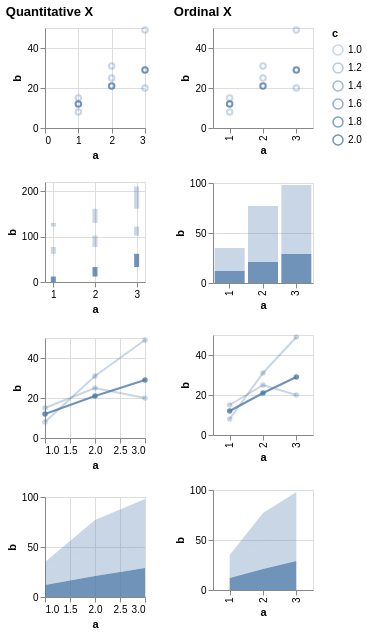

Here is the Vega-Lite specification saved for this chart:
### Vega specification from a JSON file in a GitHub repository (floating-point values rounded to 4 significant figures)
{"$schema": "https://vega.github.io/schema/vega/v6.json", "description": "Testing invalid", "background": "white", "padding": 5, "data": [{"name": "source_0", "values": [{"a": 1, "b": 15, "c": 1}, {"a": 2, "b": 25, "c": 1}, {"a": 3, "b": 20, "c": 1}, {"a": 1, "b": 12, "c": 2}, {"a": 2, "b": 21, "c": 2}, {"a": 3, "b": 29, "c": 2}, {"a": 1, "b": 8, "c": null}, {"a": 2, "b": 31, "c": null}, {"a": 3, "b": 49, "c": null}]}, {"name": "data_0", "source": "source_0", "transform": [{"type": "formula", "expr": "toNumber(datum[\"a\"])", "as": "a"}]}, {"name": "data_2", "source": "data_0", "transform": [{"type": "stack", "groupby": [], "field": "b", "sort": {"field": ["c"], "order": ["descending"]}, "as": ["b_start", "b_end"], "offset": "zero"}]}, {"name": "data_3", "source": "data_0", "transform": [{"type": "impute", "field": "b", "groupby": ["c"], "key": "a", "method": "value", "value": 0}, {"type": "stack", "groupby": ["a"], "field": "b", "sort": {"field": ["c"], "order": ["descending"]}, "as": ["b_start", "b_end"], "offset": "zero"}]}, {"name": "data_4", "source": "data_0", "transform": [{"type": "stack", "groupby": ["a"], "field": "b", "sort": {"field": ["c"], "order": ["descending"]}, "as": ["b_start", "b_end"], "offset": "zero"}]}, {"name": "data_5", "source": "data_0", "transform": [{"type": "impute", "field": "b", "groupby": ["c"], "key": "a", "method": "value", "value": 0}, {"type": "stack", "groupby": ["a"], "field": "b", "sort": {"field": ["c"], "order": ["descending"]}, "as": ["b_start", "b_end"], "offset": "zero"}]}], "signals": [{"name": "childWidth", "value": 100}, {"name": "concat_0_childHeight", "value": 100}, {"name": "concat_1_childHeight", "value": 100}], "layout": {"padding": 20, "bounds": "full", "align": "each"}, "marks": [{"type": "group", "name": "concat_0_group", "title": {"text": "Quantitative X", "anchor": "start"}, "layout": {"padding": 20, "columns": 1, "bounds": "full", "align": "each"}, "marks": [{"type": "group", "name": "concat_0_concat_0_group", "style": "cell", "encode": {"update": {"width": {"signal": "childWidth"}, "height": {"signal": "concat_0_childHeight"}}}, "marks": [{"name": "concat_0_concat_0_marks", "type": "symbol", "style": ["point"], "from": {"data": "data_0"}, "encode": {"update": {"opacity": [{"test": "!isValid(datum[\"c\"]) || !isFinite(+datum[\"c\"])", "signal": "scale('opacity', inrange(0, domain('opacity')) ? 0 : domain('opacity')[0])"}, {"scale": "opacity", "field": "c"}], "fill": {"value": "transparent"}, "stroke": {"value": "#4c78a8"}, "tooltip": {"signal": "{\"a\": format(datum[\"a\"], \"\"), \"b\": format(datum[\"b\"], \"\"), \"c\": format(datum[\"c\"], \"\")}"}, "ariaRoleDescription": {"value": "point"}, "description": {"signal": "\"a: \" + (format(datum[\"a\"], \"\")) + \"; b: \" + (format(datum[\"b\"], \"\")) + \"; c: \" + (format(datum[\"c\"], \"\"))"}, "x": [{"test": "!isValid(datum[\"a\"]) || !isFinite(+datum[\"a\"])", "scale": "concat_0_concat_0_x", "value": 0}, {"scale": "concat_0_concat_0_x", "field": "a"}], "y": [{"test": "!isValid(datum[\"b\"]) || !isFinite(+datum[\"b\"])", "scale": "concat_0_concat_0_y", "value": 0}, {"scale": "concat_0_concat_0_y", "field": "b"}]}}}], "axes": [{"scale": "concat_0_concat_0_x", "orient": "bottom", "gridScale": "concat_0_concat_0_y", "grid": true, "tickCount": {"signal": "ceil(childWidth/40)"}, "domain": false, "labels": false, "aria": false, "maxExtent": 0, "minExtent": 0, "ticks": false, "zindex": 0}, {"scale": "concat_0_concat_0_y", "orient": "left", "gridScale": "concat_0_concat_0_x", "grid": true, "tickCount": {"signal": "ceil(concat_0_childHeight/40)"}, "domain": false, "labels": false, "aria": false, "maxExtent": 0, "minExtent": 0, "ticks": false, "zindex": 0}, {"scale": "concat_0_concat_0_x", "orient": "bottom", "grid": false, "title": "a", "labelFlush": true, "labelOverlap": true, "tickCount": {"signal": "ceil(childWidth/40)"}, "zindex": 0}, {"scale": "concat_0_concat_0_y", "orient": "left", "grid": false, "title": "b", "labelOverlap": true, "tickCount": {"signal": "ceil(concat_0_childHeight/40)"}, "zindex": 0}]}, {"type": "group", "name": "concat_0_concat_1_group", "style": "cell", "encode": {"update": {"width": {"signal": "childWidth"}, "height": {"signal": "concat_0_childHeight"}}}, "marks": [{"name": "concat_0_concat_1_marks", "type": "rect", "style": ["bar"], "from": {"data": "data_2"}, "encode": {"update": {"fill": {"value": "#4c78a8"}, "opacity": [{"test": "!isValid(datum[\"c\"]) || !isFinite(+datum[\"c\"])", "signal": "scale('opacity', inrange(0, domain('opacity')) ? 0 : domain('opacity')[0])"}, {"scale": "opacity", "field": "c"}], "tooltip": {"signal": "{\"a\": format(datum[\"a\"], \"\"), \"b\": format(datum[\"b\"], \"\"), \"c\": format(datum[\"c\"], \"\")}"}, "ariaRoleDescription": {"value": "bar"}, "description": {"signal": "\"a: \" + (format(datum[\"a\"], \"\")) + \"; b: \" + (format(datum[\"b\"], \"\")) + \"; c: \" + (format(datum[\"c\"], \"\"))"}, "xc": [{"test": "!isValid(datum[\"a\"]) || !isFinite(+datum[\"a\"])", "signal": "scale('concat_0_concat_1_x', inrange(0, domain('concat_0_concat_1_x')) ? 0 : domain('concat_0_concat_1_x')[0])"}, {"scale": "concat_0_concat_1_x", "field": "a"}], "width": {"value": 5}, "y": {"scale": "concat_0_concat_1_y", "field": "b_end"}, "y2": {"scale": "concat_0_concat_1_y", "field": "b_start"}}}}], "axes": [{"scale": "concat_0_concat_1_x", "orient": "bottom", "gridScale": "concat_0_concat_1_y", "grid": true, "tickCount": {"signal": "ceil(childWidth/40)"}, "domain": false, "labels": false, "aria": false, "maxExtent": 0, "minExtent": 0, "ticks": false, "zindex": 0}, {"scale": "concat_0_concat_1_y", "orient": "left", "gridScale": "concat_0_concat_1_x", "grid": true, "tickCount": {"signal": "ceil(concat_0_childHeight/40)"}, "domain": false, "labels": false, "aria": false, "maxExtent": 0, "minExtent": 0, "ticks": false, "zindex": 0}, {"scale": "concat_0_concat_1_x", "orient": "bottom", "grid": false, "title": "a", "labelFlush": true, "labelOverlap": true, "tickCount": {"signal": "ceil(childWidth/40)"}, "zindex": 0}, {"scale": "concat_0_concat_1_y", "orient": "left", "grid": false, "title": "b", "labelOverlap": true, "tickCount": {"signal": "ceil(concat_0_childHeight/40)"}, "zindex": 0}]}, {"type": "group", "name": "concat_0_concat_2_group", "style": "cell", "encode": {"update": {"width": {"signal": "childWidth"}, "height": {"signal": "concat_0_childHeight"}}}, "marks": [{"name": "concat_0_concat_2_layer_0_pathgroup", "type": "group", "from": {"facet": {"name": "faceted_path_concat_0_concat_2_layer_0_main", "data": "data_0", "groupby": ["c"]}}, "encode": {"update": {"width": {"field": {"group": "width"}}, "height": {"field": {"group": "height"}}}}, "marks": [{"name": "concat_0_concat_2_layer_0_marks", "type": "line", "style": ["line"], "sort": {"field": "x"}, "from": {"data": "faceted_path_concat_0_concat_2_layer_0_main"}, "encode": {"update": {"stroke": {"value": "#4c78a8"}, "opacity": [{"test": "!isValid(datum[\"c\"]) || !isFinite(+datum[\"c\"])", "signal": "scale('opacity', inrange(0, domain('opacity')) ? 0 : domain('opacity')[0])"}, {"scale": "opacity", "field": "c"}], "tooltip": {"signal": "{\"a\": format(datum[\"a\"], \"\"), \"b\": format(datum[\"b\"], \"\"), \"c\": format(datum[\"c\"], \"\")}"}, "description": {"signal": "\"a: \" + (format(datum[\"a\"], \"\")) + \"; b: \" + (format(datum[\"b\"], \"\")) + \"; c: \" + (format(datum[\"c\"], \"\"))"}, "x": [{"test": "!isValid(datum[\"a\"]) || !isFinite(+datum[\"a\"])", "signal": "scale('concat_0_concat_2_x', inrange(0, domain('concat_0_concat_2_x')) ? 0 : domain('concat_0_concat_2_x')[0])"}, {"scale": "concat_0_concat_2_x", "field": "a"}], "y": [{"test": "!isValid(datum[\"b\"]) || !isFinite(+datum[\"b\"])", "scale": "concat_0_concat_2_y", "value": 0}, {"scale": "concat_0_concat_2_y", "field": "b"}]}}}]}, {"name": "concat_0_concat_2_layer_1_marks", "type": "symbol", "style": ["point"], "from": {"data": "data_0"}, "encode": {"update": {"opacity": [{"test": "!isValid(datum[\"c\"]) || !isFinite(+datum[\"c\"])", "signal": "scale('opacity', inrange(0, domain('opacity')) ? 0 : domain('opacity')[0])"}, {"scale": "opacity", "field": "c"}], "fill": {"value": "#4c78a8"}, "tooltip": {"signal": "{\"a\": format(datum[\"a\"], \"\"), \"b\": format(datum[\"b\"], \"\"), \"c\": format(datum[\"c\"], \"\")}"}, "ariaRoleDescription": {"value": "point"}, "description": {"signal": "\"a: \" + (format(datum[\"a\"], \"\")) + \"; b: \" + (format(datum[\"b\"], \"\")) + \"; c: \" + (format(datum[\"c\"], \"\"))"}, "x": [{"test": "!isValid(datum[\"a\"]) || !isFinite(+datum[\"a\"])", "signal": "scale('concat_0_concat_2_x', inrange(0, domain('concat_0_concat_2_x')) ? 0 : domain('concat_0_concat_2_x')[0])"}, {"scale": "concat_0_concat_2_x", "field": "a"}], "y": [{"test": "!isValid(datum[\"b\"]) || !isFinite(+datum[\"b\"])", "scale": "concat_0_concat_2_y", "value": 0}, {"scale": "concat_0_concat_2_y", "field": "b"}]}}}], "axes": [{"scale": "concat_0_concat_2_x", "orient": "bottom", "gridScale": "concat_0_concat_2_y", "grid": true, "tickCount": {"signal": "ceil(childWidth/40)"}, "domain": false, "labels": false, "aria": false, "maxExtent": 0, "minExtent": 0, "ticks": false, "zindex": 0}, {"scale": "concat_0_concat_2_y", "orient": "left", "gridScale": "concat_0_concat_2_x", "grid": true, "tickCount": {"signal": "ceil(concat_0_childHeight/40)"}, "domain": false, "labels": false, "aria": false, "maxExtent": 0, "minExtent": 0, "ticks": false, "zindex": 0}, {"scale": "concat_0_concat_2_x", "orient": "bottom", "grid": false, "title": "a", "labelFlush": true, "labelOverlap": true, "tickCount": {"signal": "ceil(childWidth/40)"}, "zindex": 0}, {"scale": "concat_0_concat_2_y", "orient": "left", "grid": false, "title": "b", "labelOverlap": true, "tickCount": {"signal": "ceil(concat_0_childHeight/40)"}, "zindex": 0}]}, {"type": "group", "name": "concat_0_concat_3_group", "style": "cell", "encode": {"update": {"width": {"signal": "childWidth"}, "height": {"signal": "concat_0_childHeight"}}}, "marks": [{"name": "concat_0_concat_3_pathgroup", "type": "group", "from": {"facet": {"name": "faceted_path_concat_0_concat_3_main", "data": "data_3", "groupby": ["c"]}}, "encode": {"update": {"width": {"field": {"group": "width"}}, "height": {"field": {"group": "height"}}}}, "marks": [{"name": "concat_0_concat_3_marks", "type": "area", "style": ["area"], "sort": {"field": "x"}, "from": {"data": "faceted_path_concat_0_concat_3_main"}, "encode": {"update": {"orient": {"value": "vertical"}, "fill": {"value": "#4c78a8"}, "opacity": [{"test": "!isValid(datum[\"c\"]) || !isFinite(+datum[\"c\"])", "signal": "scale('opacity', inrange(0, domain('opacity')) ? 0 : domain('opacity')[0])"}, {"scale": "opacity", "field": "c"}], "tooltip": {"signal": "{\"a\": format(datum[\"a\"], \"\"), \"b\": format(datum[\"b\"], \"\"), \"c\": format(datum[\"c\"], \"\")}"}, "description": {"signal": "\"a: \" + (format(datum[\"a\"], \"\")) + \"; b: \" + (format(datum[\"b\"], \"\")) + \"; c: \" + (format(datum[\"c\"], \"\"))"}, "x": [{"test": "!isValid(datum[\"a\"]) || !isFinite(+datum[\"a\"])", "signal": "scale('concat_0_concat_3_x', inrange(0, domain('concat_0_concat_3_x')) ? 0 : domain('concat_0_concat_3_x')[0])"}, {"scale": "concat_0_concat_3_x", "field": "a"}], "y": {"scale": "concat_0_concat_3_y", "field": "b_end"}, "y2": {"scale": "concat_0_concat_3_y", "field": "b_start"}}}}]}], "axes": [{"scale": "concat_0_concat_3_x", "orient": "bottom", "gridScale": "concat_0_concat_3_y", "grid": true, "tickCount": {"signal": "ceil(childWidth/40)"}, "domain": false, "labels": false, "aria": false, "maxExtent": 0, "minExtent": 0, "ticks": false, "zindex": 0}, {"scale": "concat_0_concat_3_y", "orient": "left", "gridScale": "concat_0_concat_3_x", "grid": true, "tickCount": {"signal": "ceil(concat_0_childHeight/40)"}, "domain": false, "labels": false, "aria": false, "maxExtent": 0, "minExtent": 0, "ticks": false, "zindex": 0}, {"scale": "concat_0_concat_3_x", "orient": "bottom", "grid": false, "title": "a", "labelFlush": true, "labelOverlap": true, "tickCount": {"signal": "ceil(childWidth/40)"}, "zindex": 0}, {"scale": "concat_0_concat_3_y", "orient": "left", "grid": false, "title": "b", "labelOverlap": true, "tickCount": {"signal": "ceil(concat_0_childHeight/40)"}, "zindex": 0}]}]}, {"type": "group", "name": "concat_1_group", "title": {"text": "Ordinal X", "anchor": "start"}, "layout": {"padding": 20, "columns": 1, "bounds": "full", "align": "each"}, "marks": [{"type": "group", "name": "concat_1_concat_0_group", "style": "cell", "encode": {"update": {"width": {"signal": "childWidth"}, "height": {"signal": "concat_1_childHeight"}}}, "marks": [{"name": "concat_1_concat_0_marks", "type": "symbol", "style": ["point"], "from": {"data": "data_0"}, "encode": {"update": {"opacity": [{"test": "!isValid(datum[\"c\"]) || !isFinite(+datum[\"c\"])", "signal": "scale('opacity', inrange(0, domain('opacity')) ? 0 : domain('opacity')[0])"}, {"scale": "opacity", "field": "c"}], "fill": {"value": "transparent"}, "stroke": {"value": "#4c78a8"}, "tooltip": {"signal": "{\"a\": isValid(datum[\"a\"]) ? datum[\"a\"] : \"\"+datum[\"a\"], \"b\": format(datum[\"b\"], \"\"), \"c\": format(datum[\"c\"], \"\")}"}, "ariaRoleDescription": {"value": "point"}, "description": {"signal": "\"a: \" + (isValid(datum[\"a\"]) ? datum[\"a\"] : \"\"+datum[\"a\"]) + \"; b: \" + (format(datum[\"b\"], \"\")) + \"; c: \" + (format(datum[\"c\"], \"\"))"}, "x": {"scale": "concat_1_concat_0_x", "field": "a"}, "y": [{"test": "!isValid(datum[\"b\"]) || !isFinite(+datum[\"b\"])", "scale": "concat_1_concat_0_y", "value": 0}, {"scale": "concat_1_concat_0_y", "field": "b"}]}}}], "axes": [{"scale": "concat_1_concat_0_y", "orient": "left", "gridScale": "concat_1_concat_0_x", "grid": true, "tickCount": {"signal": "ceil(concat_1_childHeight/40)"}, "domain": false, "labels": false, "aria": false, "maxExtent": 0, "minExtent": 0, "ticks": false, "zindex": 0}, {"scale": "concat_1_concat_0_x", "orient": "bottom", "grid": false, "title": "a", "labelAlign": "right", "labelAngle": 270, "labelBaseline": "middle", "zindex": 0}, {"scale": "concat_1_concat_0_y", "orient": "left", "grid": false, "title": "b", "labelOverlap": true, "tickCount": {"signal": "ceil(concat_1_childHeight/40)"}, "zindex": 0}]}, {"type": "group", "name": "concat_1_concat_1_group", "style": "cell", "encode": {"update": {"width": {"signal": "childWidth"}, "height": {"signal": "concat_1_childHeight"}}}, "marks": [{"name": "concat_1_concat_1_marks", "type": "rect", "style": ["bar"], "from": {"data": "data_4"}, "encode": {"update": {"fill": {"value": "#4c78a8"}, "opacity": [{"test": "!isValid(datum[\"c\"]) || !isFinite(+datum[\"c\"])", "signal": "scale('opacity', inrange(0, domain('opacity')) ? 0 : domain('opacity')[0])"}, {"scale": "opacity", "field": "c"}], "tooltip": {"signal": "{\"a\": isValid(datum[\"a\"]) ? datum[\"a\"] : \"\"+datum[\"a\"], \"b\": format(datum[\"b\"], \"\"), \"c\": format(datum[\"c\"], \"\")}"}, "ariaRoleDescription": {"value": "bar"}, "description": {"signal": "\"a: \" + (isValid(datum[\"a\"]) ? datum[\"a\"] : \"\"+datum[\"a\"]) + \"; b: \" + (format(datum[\"b\"], \"\")) + \"; c: \" + (format(datum[\"c\"], \"\"))"}, "x": {"scale": "concat_1_concat_1_x", "field": "a"}, "width": {"signal": "max(0.25, bandwidth('concat_1_concat_1_x'))"}, "y": {"scale": "concat_1_concat_1_y", "field": "b_end"}, "y2": {"scale": "concat_1_concat_1_y", "field": "b_start"}}}}], "axes": [{"scale": "concat_1_concat_1_y", "orient": "left", "gridScale": "concat_1_concat_1_x", "grid": true, "tickCount": {"signal": "ceil(concat_1_childHeight/40)"}, "domain": false, "labels": false, "aria": false, "maxExtent": 0, "minExtent": 0, "ticks": false, "zindex": 0}, {"scale": "concat_1_concat_1_x", "orient": "bottom", "grid": false, "title": "a", "labelAlign": "right", "labelAngle": 270, "labelBaseline": "middle", "zindex": 0}, {"scale": "concat_1_concat_1_y", "orient": "left", "grid": false, "title": "b", "labelOverlap": true, "tickCount": {"signal": "ceil(concat_1_childHeight/40)"}, "zindex": 0}]}, {"type": "group", "name": "concat_1_concat_2_group", "style": "cell", "encode": {"update": {"width": {"signal": "childWidth"}, "height": {"signal": "concat_1_childHeight"}}}, "marks": [{"name": "concat_1_concat_2_layer_0_pathgroup", "type": "group", "from": {"facet": {"name": "faceted_path_concat_1_concat_2_layer_0_main", "data": "data_0", "groupby": ["c"]}}, "encode": {"update": {"width": {"field": {"group": "width"}}, "height": {"field": {"group": "height"}}}}, "marks": [{"name": "concat_1_concat_2_layer_0_marks", "type": "line", "style": ["line"], "sort": {"field": "x"}, "from": {"data": "faceted_path_concat_1_concat_2_layer_0_main"}, "encode": {"update": {"stroke": {"value": "#4c78a8"}, "opacity": [{"test": "!isValid(datum[\"c\"]) || !isFinite(+datum[\"c\"])", "signal": "scale('opacity', inrange(0, domain('opacity')) ? 0 : domain('opacity')[0])"}, {"scale": "opacity", "field": "c"}], "tooltip": {"signal": "{\"a\": isValid(datum[\"a\"]) ? datum[\"a\"] : \"\"+datum[\"a\"], \"b\": format(datum[\"b\"], \"\"), \"c\": format(datum[\"c\"], \"\")}"}, "description": {"signal": "\"a: \" + (isValid(datum[\"a\"]) ? datum[\"a\"] : \"\"+datum[\"a\"]) + \"; b: \" + (format(datum[\"b\"], \"\")) + \"; c: \" + (format(datum[\"c\"], \"\"))"}, "x": {"scale": "concat_1_concat_2_x", "field": "a"}, "y": [{"test": "!isValid(datum[\"b\"]) || !isFinite(+datum[\"b\"])", "scale": "concat_1_concat_2_y", "value": 0}, {"scale": "concat_1_concat_2_y", "field": "b"}]}}}]}, {"name": "concat_1_concat_2_layer_1_marks", "type": "symbol", "style": ["point"], "from": {"data": "data_0"}, "encode": {"update": {"opacity": [{"test": "!isValid(datum[\"c\"]) || !isFinite(+datum[\"c\"])", "signal": "scale('opacity', inrange(0, domain('opacity')) ? 0 : domain('opacity')[0])"}, {"scale": "opacity", "field": "c"}], "fill": {"value": "#4c78a8"}, "tooltip": {"signal": "{\"a\": isValid(datum[\"a\"]) ? datum[\"a\"] : \"\"+datum[\"a\"], \"b\": format(datum[\"b\"], \"\"), \"c\": format(datum[\"c\"], \"\")}"}, "ariaRoleDescription": {"value": "point"}, "description": {"signal": "\"a: \" + (isValid(datum[\"a\"]) ? datum[\"a\"] : \"\"+datum[\"a\"]) + \"; b: \" + (format(datum[\"b\"], \"\")) + \"; c: \" + (format(datum[\"c\"], \"\"))"}, "x": {"scale": "concat_1_concat_2_x", "field": "a"}, "y": [{"test": "!isValid(datum[\"b\"]) || !isFinite(+datum[\"b\"])", "scale": "concat_1_concat_2_y", "value": 0}, {"scale": "concat_1_concat_2_y", "field": "b"}]}}}], "axes": [{"scale": "concat_1_concat_2_y", "orient": "left", "gridScale": "concat_1_concat_2_x", "grid": true, "tickCount": {"signal": "ceil(concat_1_childHeight/40)"}, "domain": false, "labels": false, "aria": false, "maxExtent": 0, "minExtent": 0, "ticks": false, "zindex": 0}, {"scale": "concat_1_concat_2_x", "orient": "bottom", "grid": false, "title": "a", "labelAlign": "right", "labelAngle": 270, "labelBaseline": "middle", "zindex": 0}, {"scale": "concat_1_concat_2_y", "orient": "left", "grid": false, "title": "b", "labelOverlap": true, "tickCount": {"signal": "ceil(concat_1_childHeight/40)"}, "zindex": 0}]}, {"type": "group", "name": "concat_1_concat_3_group", "style": "cell", "encode": {"update": {"width": {"signal": "childWidth"}, "height": {"signal": "concat_1_childHeight"}}}, "marks": [{"name": "concat_1_concat_3_pathgroup", "type": "group", "from": {"facet": {"name": "faceted_path_concat_1_concat_3_main", "data": "data_5", "groupby": ["c"]}}, "encode": {"update": {"width": {"field": {"group": "width"}}, "height": {"field": {"group": "height"}}}}, "marks": [{"name": "concat_1_concat_3_marks", "type": "area", "style": ["area"], "sort": {"field": "x"}, "from": {"data": "faceted_path_concat_1_concat_3_main"}, "encode": {"update": {"orient": {"value": "vertical"}, "fill": {"value": "#4c78a8"}, "opacity": [{"test": "!isValid(datum[\"c\"]) || !isFinite(+datum[\"c\"])", "signal": "scale('opacity', inrange(0, domain('opacity')) ? 0 : domain('opacity')[0])"}, {"scale": "opacity", "field": "c"}], "tooltip": {"signal": "{\"a\": isValid(datum[\"a\"]) ? datum[\"a\"] : \"\"+datum[\"a\"], \"b\": format(datum[\"b\"], \"\"), \"c\": format(datum[\"c\"], \"\")}"}, "description": {"signal": "\"a: \" + (isValid(datum[\"a\"]) ? datum[\"a\"] : \"\"+datum[\"a\"]) + \"; b: \" + (format(datum[\"b\"], \"\")) + \"; c: \" + (format(datum[\"c\"], \"\"))"}, "x": {"scale": "concat_1_concat_3_x", "field": "a"}, "y": {"scale": "concat_1_concat_3_y", "field": "b_end"}, "y2": {"scale": "concat_1_concat_3_y", "field": "b_start"}}}}]}], "axes": [{"scale": "concat_1_concat_3_y", "orient": "left", "gridScale": "concat_1_concat_3_x", "grid": true, "tickCount": {"signal": "ceil(concat_1_childHeight/40)"}, "domain": false, "labels": false, "aria": false, "maxExtent": 0, "minExtent": 0, "ticks": false, "zindex": 0}, {"scale": "concat_1_concat_3_x", "orient": "bottom", "grid": false, "title": "a", "labelAlign": "right", "labelAngle": 270, "labelBaseline": "middle", "zindex": 0}, {"scale": "concat_1_concat_3_y", "orient": "left", "grid": false, "title": "b", "labelOverlap": true, "tickCount": {"signal": "ceil(concat_1_childHeight/40)"}, "zindex": 0}]}]}], "scales": [{"name": "opacity", "type": "linear", "domain": {"fields": [{"data": "data_0", "field": "c"}, {"data": "data_2", "field": "c"}, {"data": "data_3", "field": "c"}, {"data": "data_4", "field": "c"}, {"data": "data_5", "field": "c"}]}, "range": [0.3, 0.8], "zero": false}, {"name": "concat_0_concat_0_x", "type": "linear", "domain": {"data": "data_0", "field": "a"}, "range": [0, {"signal": "childWidth"}], "nice": true, "zero": true}, {"name": "concat_0_concat_0_y", "type": "linear", "domain": {"data": "data_0", "field": "b"}, "range": [{"signal": "concat_0_childHeight"}, 0], "nice": true, "zero": true}, {"name": "concat_0_concat_1_x", "type": "linear", "domain": {"data": "data_2", "field": "a"}, "range": [0, {"signal": "childWidth"}], "nice": true, "zero": false, "padding": 5}, {"name": "concat_0_concat_1_y", "type": "linear", "domain": {"data": "data_2", "fields": ["b_start", "b_end"]}, "range": [{"signal": "concat_0_childHeight"}, 0], "nice": true, "zero": true}, {"name": "concat_0_concat_2_x", "type": "linear", "domain": {"data": "data_0", "field": "a"}, "range": [0, {"signal": "childWidth"}], "nice": true, "zero": false}, {"name": "concat_0_concat_2_y", "type": "linear", "domain": {"data": "data_0", "field": "b"}, "range": [{"signal": "concat_0_childHeight"}, 0], "nice": true, "zero": true}, {"name": "concat_0_concat_3_x", "type": "linear", "domain": {"data": "data_3", "field": "a"}, "range": [0, {"signal": "childWidth"}], "nice": true, "zero": false}, {"name": "concat_0_concat_3_y", "type": "linear", "domain": {"data": "data_3", "fields": ["b_start", "b_end"]}, "range": [{"signal": "concat_0_childHeight"}, 0], "nice": true, "zero": true}, {"name": "concat_1_concat_0_x", "type": "point", "domain": {"data": "data_0", "field": "a", "sort": true}, "range": [0, {"signal": "childWidth"}], "padding": 0.5}, {"name": "concat_1_concat_0_y", "type": "linear", "domain": {"data": "data_0", "field": "b"}, "range": [{"signal": "concat_1_childHeight"}, 0], "nice": true, "zero": true}, {"name": "concat_1_concat_1_x", "type": "band", "domain": {"data": "data_4", "field": "a", "sort": true}, "range": [0, {"signal": "childWidth"}], "paddingInner": 0.1, "paddingOuter": 0.05}, {"name": "concat_1_concat_1_y", "type": "linear", "domain": {"data": "data_4", "fields": ["b_start", "b_end"]}, "range": [{"signal": "concat_1_childHeight"}, 0], "nice": true, "zero": true}, {"name": "concat_1_concat_2_x", "type": "point", "domain": {"data": "data_0", "field": "a", "sort": true}, "range": [0, {"signal": "childWidth"}], "padding": 0.5}, {"name": "concat_1_concat_2_y", "type": "linear", "domain": {"data": "data_0", "field": "b"}, "range": [{"signal": "concat_1_childHeight"}, 0], "nice": true, "zero": true}, {"name": "concat_1_concat_3_x", "type": "point", "domain": {"data": "data_5", "field": "a", "sort": true}, "range": [0, {"signal": "childWidth"}], "padding": 0.5}, {"name": "concat_1_concat_3_y", "type": "linear", "domain": {"data": "data_5", "fields": ["b_start", "b_end"]}, "range": [{"signal": "concat_1_childHeight"}, 0], "nice": true, "zero": true}], "legends": [{"opacity": "opacity", "symbolType": "circle", "title": "c", "encode": {"symbols": {"update": {"fill": {"value": "transparent"}, "stroke": {"value": "#4c78a8"}}}}}], "config": {"mark": {"tooltip": true}}}
